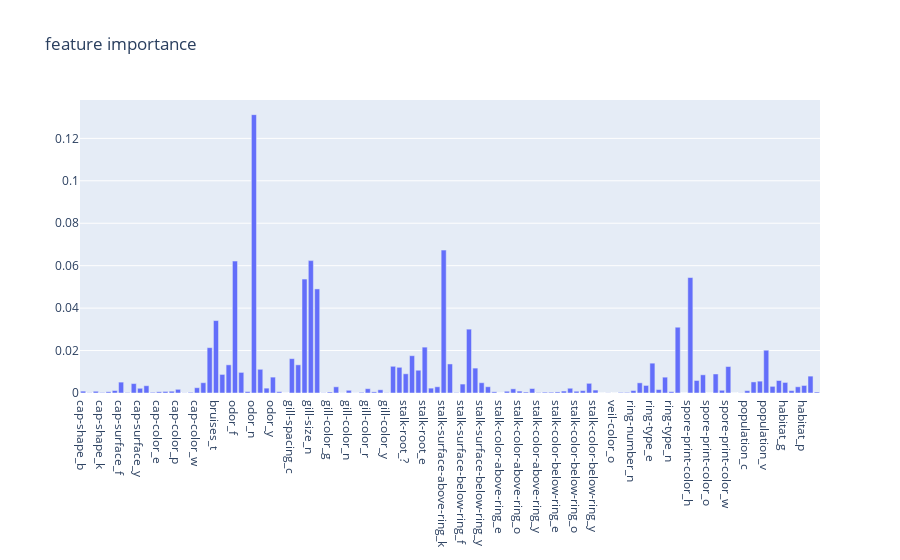

The notebook cell this image was saved under:
### Code cell
from sklearn.ensemble import RandomForestClassifier

model = RandomForestClassifier(n_estimators=100)
model.fit(model_df, df['class'])
fig = go.Figure(data=[
    go.Bar(x=list(model_df.columns), 
           y=model.feature_importances_)])
fig.update_layout(title_text='feature importance')
fig.show()

### Figure 1 — Plotly figure (JSON) as saved in the notebook; plotly's stock layout.template omitted (floating-point values rounded to 4 significant figures)
{"data": [{"type": "bar", "x": ["cap-shape_b", "cap-shape_c", "cap-shape_f", "cap-shape_k", "cap-shape_s", "cap-shape_x", "cap-surface_f", "cap-surface_g", "cap-surface_s", "cap-surface_y", "cap-color_b", "cap-color_c", "cap-color_e", "cap-color_g", "cap-color_n", "cap-color_p", "cap-color_r", "cap-color_u", "cap-color_w", "cap-color_y", "bruises_f", "bruises_t", "odor_a", "odor_c", "odor_f", "odor_l", "odor_m", "odor_n", "odor_p", "odor_s", "odor_y", "gill-attachment_a", "gill-attachment_f", "gill-spacing_c", "gill-spacing_w", "gill-size_b", "gill-size_n", "gill-color_b", "gill-color_e", "gill-color_g", "gill-color_h", "gill-color_k", "gill-color_n", "gill-color_o", "gill-color_p", "gill-color_r", "gill-color_u", "gill-color_w", "gill-color_y", "stalk-shape_e", "stalk-shape_t", "stalk-root_?", "stalk-root_b", "stalk-root_c", "stalk-root_e", "stalk-root_r", "stalk-surface-above-ring_f", "stalk-surface-above-ring_k", "stalk-surface-above-ring_s", "stalk-surface-above-ring_y", "stalk-surface-below-ring_f", "stalk-surface-below-ring_k", "stalk-surface-below-ring_s", "stalk-surface-below-ring_y", "stalk-color-above-ring_b", "stalk-color-above-ring_c", "stalk-color-above-ring_e", "stalk-color-above-ring_g", "stalk-color-above-ring_n", "stalk-color-above-ring_o", "stalk-color-above-ring_p", "stalk-color-above-ring_w", "stalk-color-above-ring_y", "stalk-color-below-ring_b", "stalk-color-below-ring_c", "stalk-color-below-ring_e", "stalk-color-below-ring_g", "stalk-color-below-ring_n", "stalk-color-below-ring_o", "stalk-color-below-ring_p", "stalk-color-below-ring_w", "stalk-color-below-ring_y", "veil-type_p", "veil-color_n", "veil-color_o", "veil-color_w", "veil-color_y", "ring-number_n", "ring-number_o", "ring-number_t", "ring-type_e", "ring-type_f", "ring-type_l", "ring-type_n", "ring-type_p", "spore-print-color_b", "spore-print-color_h", "spore-print-color_k", "spore-print-color_n", "spore-print-color_o", "spore-print-color_r", "spore-print-color_u", "spore-print-color_w", "spore-print-color_y", "population_a", "population_c", "population_n", "population_s", "population_v", "population_y", "habitat_d", "habitat_g", "habitat_l", "habitat_m", "habitat_p", "habitat_u", "habitat_w"], "y": [0.0008743, 0.0001181, 0.0008177, 0.0002339, 0.0005906, 0.001174, 0.005127, 0.0002268, 0.004437, 0.002226, 0.003434, 0.0003236, 0.0005821, 0.0007383, 0.0008428, 0.001733, 7.825e-05, 0.0003207, 0.002497, 0.004849, 0.02136, 0.03413, 0.008752, 0.01328, 0.06217, 0.009709, 0.0006817, 0.1312, 0.01117, 0.002291, 0.007487, 0.0006193, 1.337e-05, 0.01618, 0.01328, 0.0537, 0.06239, 0.04905, 9.357e-05, 0.0004719, 0.002924, 3.861e-05, 0.00127, 3.678e-05, 0.0003112, 0.002038, 0.0005316, 0.001518, 0.000125, 0.01259, 0.01211, 0.009052, 0.01758, 0.01073, 0.02161, 0.002294, 0.002934, 0.06733, 0.01369, 0.000186, 0.004213, 0.03009, 0.01174, 0.004843, 0.002962, 0.0005623, 0, 0.0008251, 0.001962, 0.0009023, 0.0004594, 0.002108, 0.0002055, 0.0003896, 0.0003821, 0.0005051, 0.0009228, 0.002243, 0.0008249, 0.001118, 0.004562, 0.001383, 0, 7.146e-05, 0, 0.0002743, 0.0002765, 0.001158, 0.004791, 0.003565, 0.01406, 0.001619, 0.007465, 0.0006276, 0.031, 3.625e-07, 0.0544, 0.005898, 0.008572, 0, 0.008966, 0.001288, 0.01247, 0, 7.149e-05, 0.00111, 0.005223, 0.005583, 0.02016, 0.003131, 0.005887, 0.004977, 0.001117, 0.002936, 0.003554, 0.007958, 0.0004704]}], "layout": {"title": {"text": "feature importance"}}}
